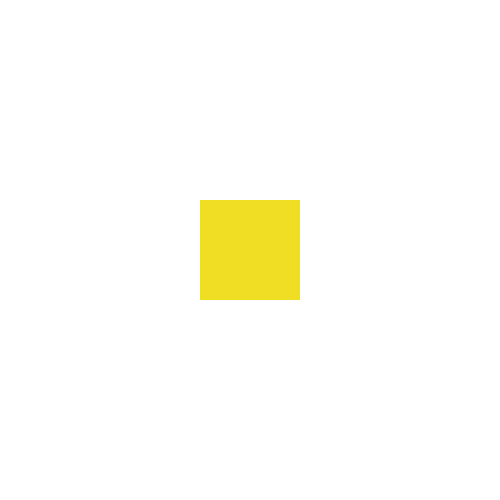
Frame 1 (no input)
Frame 60 (the mouse pressed at the canvas centre just before this capture): identical to frame 1, image omitted
Frame 120 (the mouse held since frame 60 and released just before this capture): identical to frame 1, image omitted

The Processing sketch that drew this single still picture (run headless with seeded random() and noise(); from frame 60 on, the mouse is pressed at the canvas centre):

// Processing sketch: processing_105074
// ── processing_105074.pde

void setup(){

  size(500,500);
}
void draw(){
background(255);
if(mouseX<=250 && mouseY<=250){
noStroke();
fill(240,222,37);
rectMode(CENTER);
rect(width/2,height/2,100,100);
}
else if(mouseX>=250 && mouseY<=250){
noStroke();
fill(17,152,137);
rectMode(CENTER);
rect(width/2,height/2,100,100);
}
else if(mouseX<=250 && mouseY>=250){
noStroke();
fill(167,12,17);
rectMode(CENTER);
rect(width/2,height/2,100,100);
}
else if(mouseX>=250 && mouseY>=250){
noStroke();
fill(7,152,172);
rectMode(CENTER);
rect(width/2,height/2,100,100);
}
}
